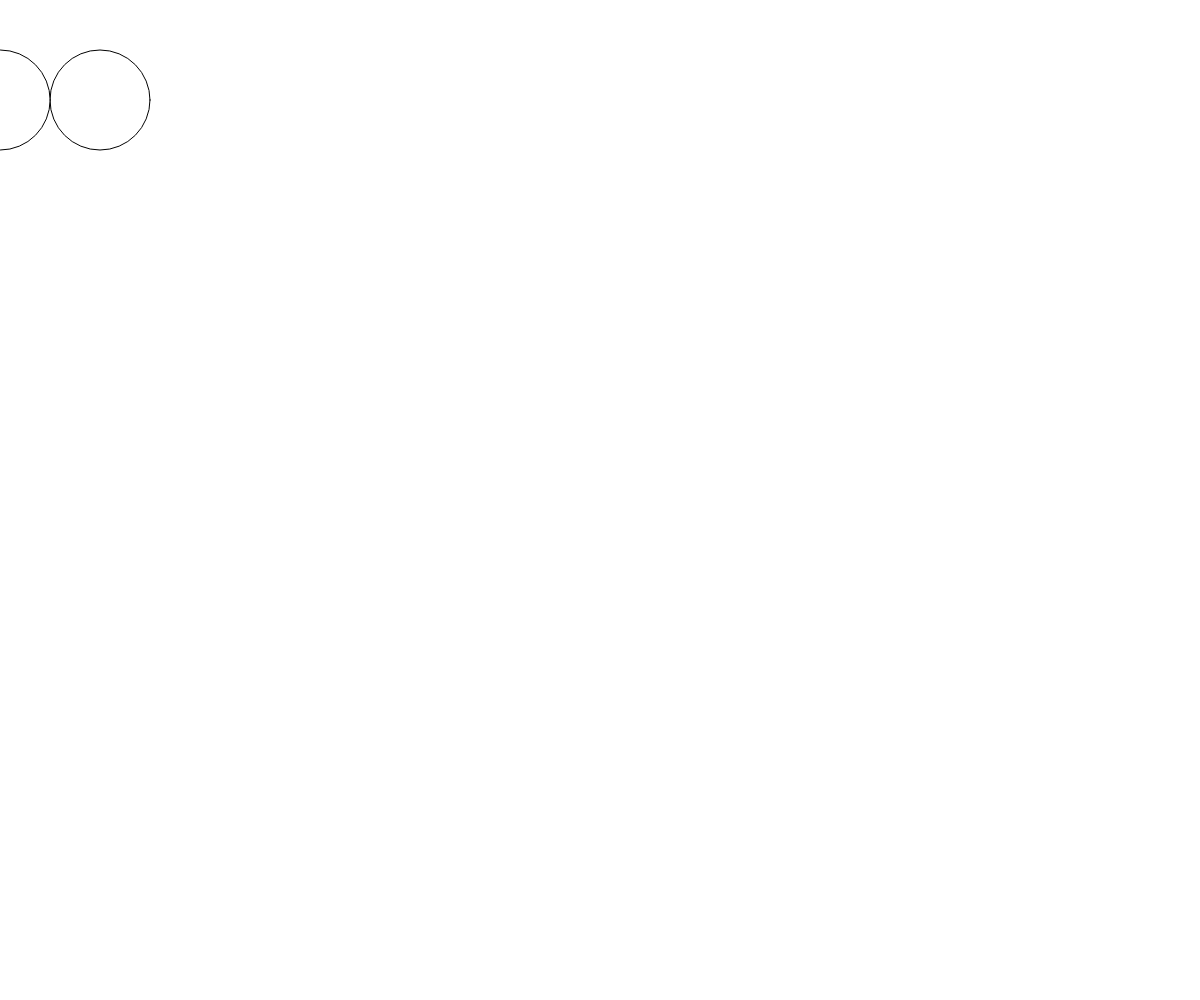
Frame 1 (no input)
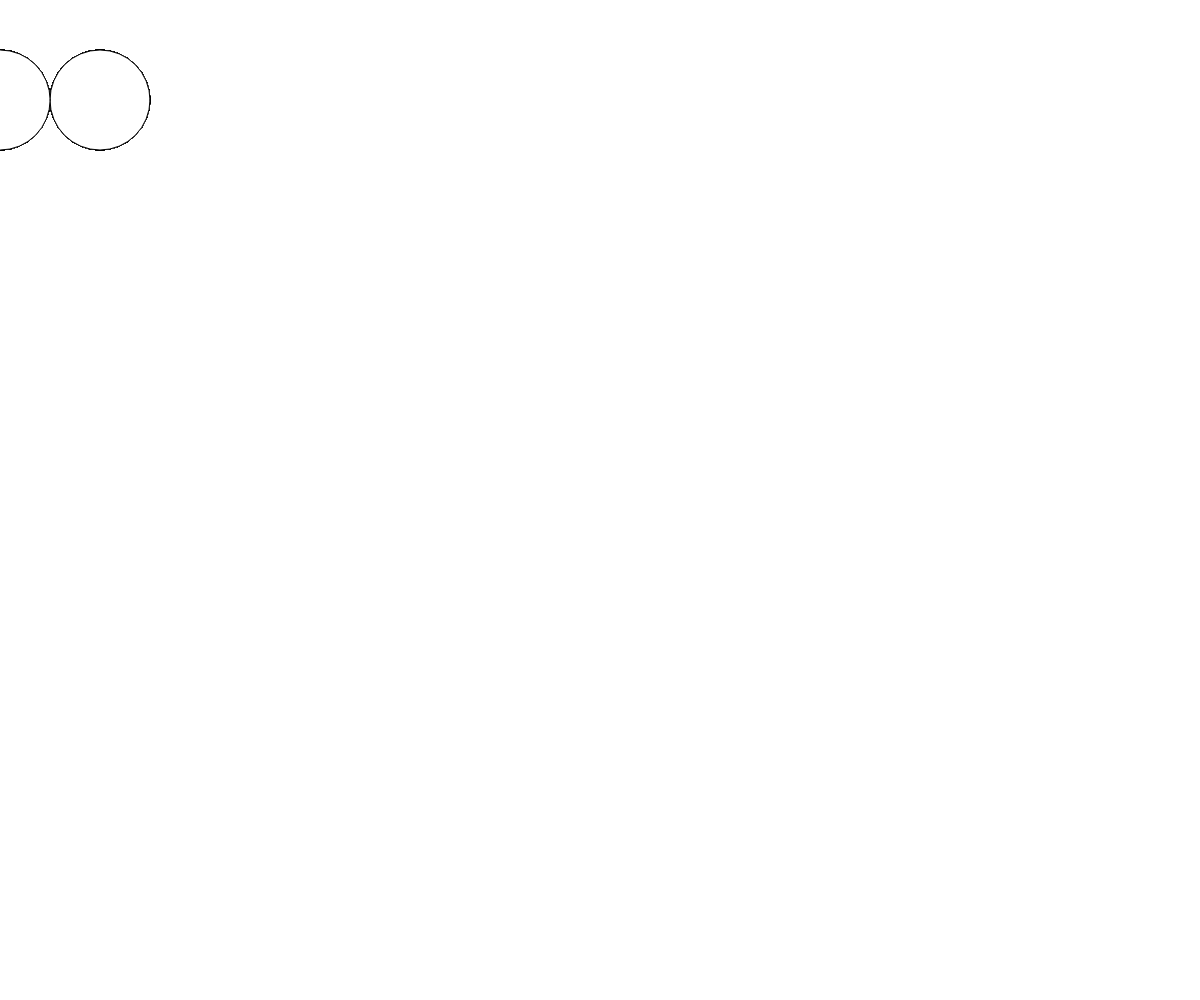
Frame 60 (no input)
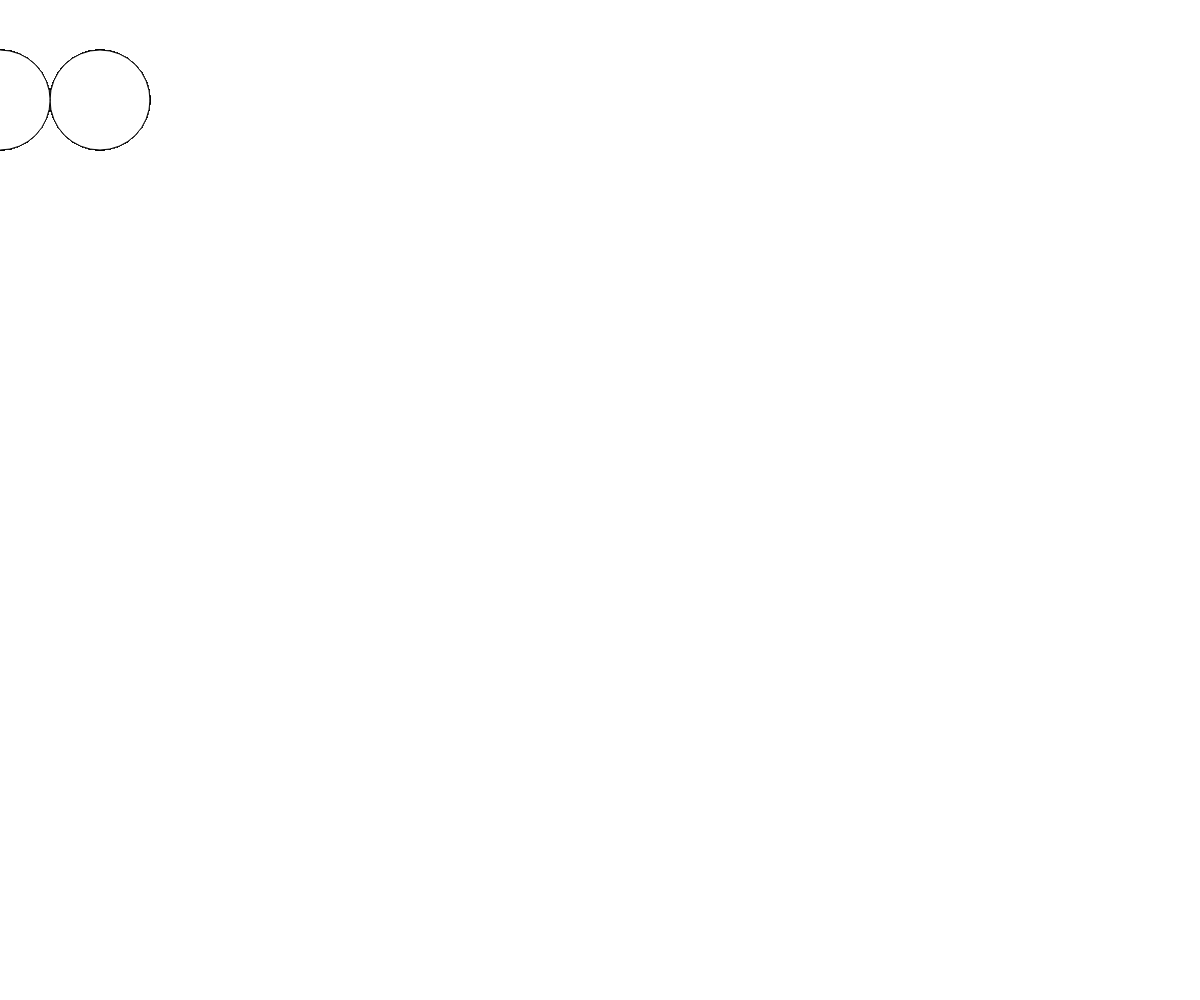
Frame 120 (the mouse pressed at the canvas centre since frame 60)

The p5.js sketch that drew these frames (run headless with seeded random() and noise() and a simulated clock; from frame 60 on, the mouse is pressed at the canvas centre):

// p5.js sketch
// ── sketch.js
function setup() {
  
  createCanvas(window.innerWidth, window.innerHeight);
}

function draw() {
  ellipse(100,100,100);
  ellipse(sin(3),100,100)
}
